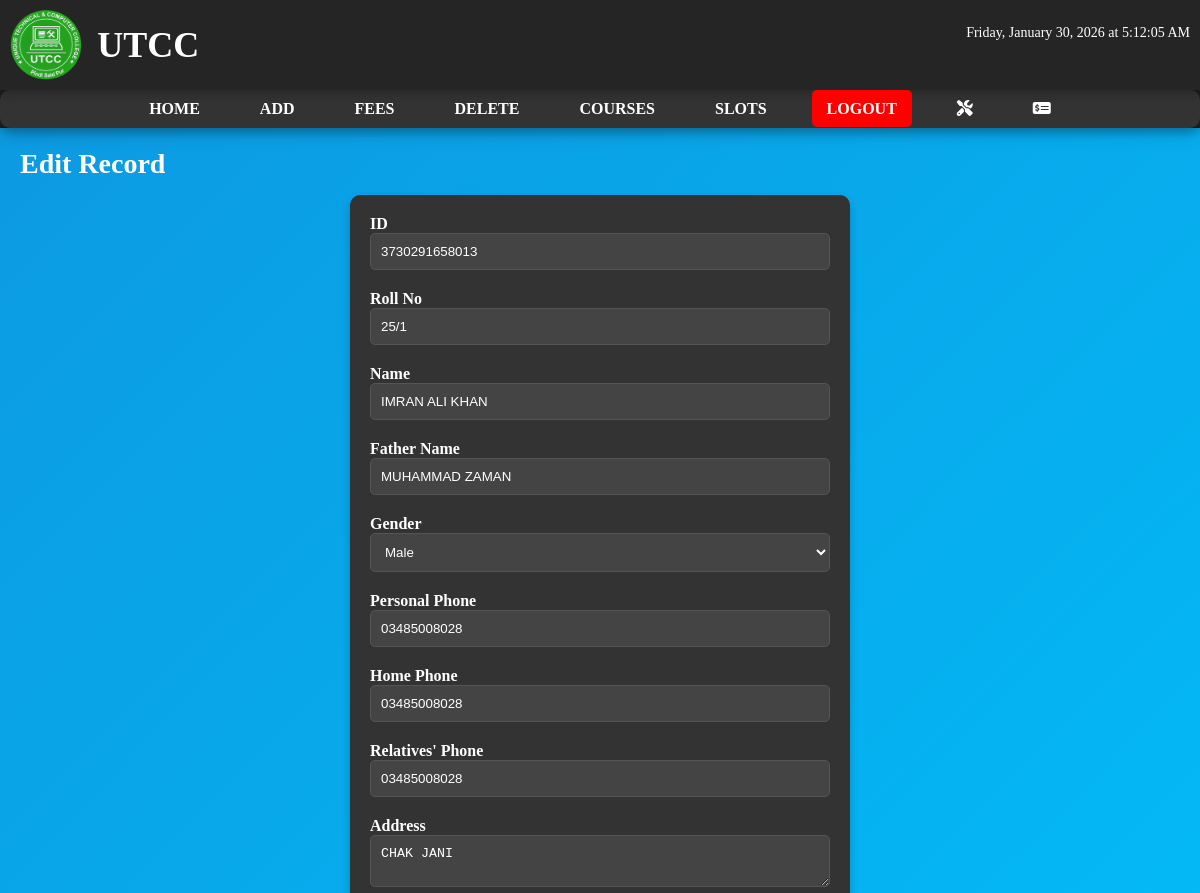
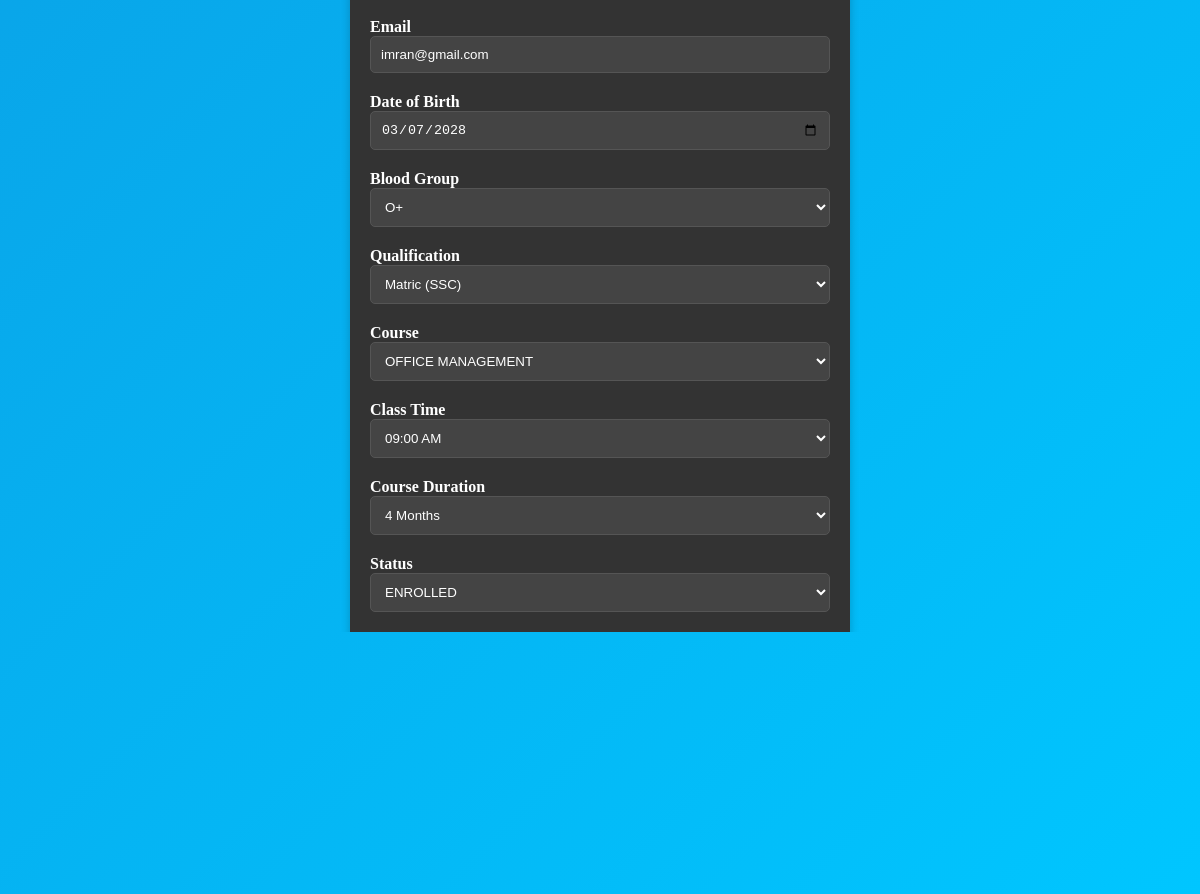
The app's page /edit.php?id=25/1 (signed in) with its own data (2 pictures, top to bottom).
### tables this page shows
CREATE TABLE `student_info` (
  `roll_no` varchar(10) NOT NULL,
  `name` varchar(100) NOT NULL,
  `father_name` varchar(100) NOT NULL,
  `id` varchar(20) DEFAULT NULL,
  `gender` enum('Male','Female','Other') DEFAULT NULL,
  `phone_personal` varchar(15) DEFAULT NULL,
  `phone_home` varchar(15) DEFAULT NULL,
  `phone_relatives` varchar(15) DEFAULT NULL,
  `address` text DEFAULT NULL,
  `email` varchar(100) DEFAULT NULL,
  `date_of_birth` date DEFAULT NULL,
  `pic` varchar(400) DEFAULT NULL,
  `fingerprint` blob DEFAULT NULL,
  `submitted_fees` decimal(10,2) DEFAULT NULL,
  `discounted_fees` decimal(10,2) DEFAULT NULL,
  `admission_date` timestamp NOT NULL DEFAULT current_timestamp(),
  `blood_group_id` int(11) DEFAULT NULL,
  `qualification_id` int(11) DEFAULT NULL,
  `course_id` int(11) DEFAULT NULL,
  `class_time_id` int(11) DEFAULT NULL,
  `course_duration_id` int(11) DEFAULT NULL,
  `status_id` int(11) NOT NULL,
  `RemainingFees` decimal(10,2) DEFAULT 0.00,
  PRIMARY KEY (`roll_no`),
  UNIQUE KEY `id` (`id`),
  KEY `fk_blood_group` (`blood_group_id`),
  KEY `fk_qualification` (`qualification_id`),
  KEY `fk_course` (`course_id`),
  KEY `fk_class_time` (`class_time_id`),
  KEY `fk_course_duration` (`course_duration_id`),
  KEY `fk_status` (`status_id`),
  CONSTRAINT `fk_blood_group` FOREIGN KEY (`blood_group_id`) REFERENCES `blood_groups` (`id`),
  CONSTRAINT `fk_class_time` FOREIGN KEY (`class_time_id`) REFERENCES `class_times` (`id`),
  CONSTRAINT `fk_course` FOREIGN KEY (`course_id`) REFERENCES `courses` (`id`),
  CONSTRAINT `fk_course_duration` FOREIGN KEY (`course_duration_id`) REFERENCES `course_durations` (`id`),
  CONSTRAINT `fk_qualification` FOREIGN KEY (`qualification_id`) REFERENCES `qualifications` (`id`),
  CONSTRAINT `fk_status` FOREIGN KEY (`status_id`) REFERENCES `status` (`status_id`)
);

### edit.php (the view, shortened to what this page needs)
<?php
include 'header.php';
?>
<div id="main-content">
    <h2>Edit Record</h2>
    <?php
        include 'db_connection.php';
    $stu_roll_no = $_GET['id'];
        $sql = "SELECT student_info.*, courses.name AS CourseName, class_times.time_slot AS ClassTime,
                       blood_groups.type AS BloodGroup, qualifications.name AS Qualification,
                       course_durations.duration_length AS CourseDuration, status.status_name AS Status
                FROM student_info
                LEFT JOIN courses ON student_info.course_id = courses.id
                LEFT JOIN class_times ON student_info.class_time_id = class_times.id
                LEFT JOIN blood_groups ON student_info.blood_group_id = blood_groups.id
                LEFT JOIN qualifications ON student_info.qualification_id = qualifications.id
                LEFT JOIN course_durations ON student_info.course_duration_id = course_durations.id
                LEFT JOIN status ON student_info.status_id = status.status_id
                WHERE roll_no = '$stu_roll_no'";
        $result = mysqli_query($conn, $sql) or die("Query Unsuccessful.");
        if (mysqli_num_rows($result) > 0) {
            while ($row = mysqli_fetch_assoc($result)) {
                ?>
                <form class="post-form" action="updatedata.php" method="post" enctype="multipart/form-data">
                    <div class="form-group">
                        <label for="id">ID</label>
                        <input type="text" name="id" value="<?php echo $row['id']; ?>" readonly/>
                    </div>
                    <div class="form-group">
                        <label for="roll_no">Roll No</label>
                        <input type="text" name="roll_no" value="<?php echo $row['roll_no']; ?>" readonly/>
                    </div>
                    <div class="form-group">
                        <label for="name">Name</label>
                        <input type="text" name="name" value="<?php echo $row['name']; ?>" />
                    </div>
                    <div class="form-group">
                        <label for="father_name">Father Name</label>
                        <input type="text" name="father_name" value="<?php echo $row['father_name']; ?>" />
                    </div>
                    <div class="form-group">
                        <label for="gender">Gender</label>
                        <select name="gender">
                            <option value="Male" <?php echo ($row['gender'] == 'Male') ? "selected" : ""; ?>>Male</option>
                        </select>
                    </div>
                    <div class="form-group">
                        <label for="phone_personal">Personal Phone</label>
                        <input type="text" name="phone_personal" value="<?php echo $row['phone_personal']; ?>" />
                    </div>
                    <div class="form-group">
                        <label for="phone_home">Home Phone</label>
                        <input type="text" name="phone_home" value="<?php echo $row['phone_home']; ?>" />
                    </div>
                    <div class="form-group">
                        <label for="phone_relatives">Relatives' Phone</label>
                        <input type="text" name="phone_relatives" value="<?php echo $row['phone_relatives']; ?>" />
                    </div>
                    <div class="form-group">
                        <label for="address">Address</label>
                        <textarea name="address"><?php echo $row['address']; ?></textarea>
                    </div>
                    <div class="form-group">
                        <label for="email">Email</label>
                        <input type="email" name="email" value="<?php echo $row['email']; ?>" />
                    </div>
                    <div class="form-group">
                        <label for="date_of_birth">Date of Birth</label>
                        <input type="date" name="date_of_birth" value="<?php echo $row['date_of_birth']; ?>" />
                    </div>
                    <div class="form-group">
                        <label for="blood_group_id">Blood Group</label>
                        <?php
                        $sql_bg = "SELECT * FROM blood_groups";
                        $result_bg = mysqli_query($conn, $sql_bg) or die("Query Unsuccessful.");
                        if (mysqli_num_rows($result_bg) > 0) {
                            echo "<select name='blood_group_id'>";
                            while ($row_bg = mysqli_fetch_assoc($result_bg)) {
                                $selected = ($row['blood_group_id'] == $row_bg['id']) ? "selected" : "";
                                echo "<option {$selected} value='{$row_bg['id']}'>{$row_bg['type']}</option>";
                            }
                            echo "</select>";
                        }
                        ?>
                    </div>
                    <div class="form-group">
                        <label for="qualification_id">Qualification</label>
                        <?php
                        $sql_qual = "SELECT * FROM qualifications";
                        $result_qual = mysqli_query($conn, $sql_qual) or die("Query Unsuccessful.");
                        if (mysqli_num_rows($result_qual) > 0) {
                            echo "<select name='qualification_id'>";
                            while ($row_qual = mysqli_fetch_assoc($result_qual)) {
                                $selected = ($row['qualification_id'] == $row_qual['id']) ? "selected" : "";
                                echo "<option {$selected} value='{$row_qual['id']}'>{$row_qual['name']}</option>";
                            }
                            echo "</select>";
                        }
                        ?>
                    </div>
                    <div class="form-group">
                        <label for="course_id">Course</label>
                        <?php
                        $sql_course = "SELECT * FROM courses";
                        $result_course = mysqli_query($conn, $sql_course) or die("Query Unsuccessful.");
                        if (mysqli_num_rows($result_course) > 0) {
                            echo "<select name='course_id'>";
                            while ($row_course = mysqli_fetch_assoc($result_course)) {
                                $selected = ($row['course_id'] == $row_course['id']) ? "selected" : "";
                                echo "<option {$selected} value='{$row_course['id']}'>{$row_course['name']}</option>";
                            }
                            echo "</select>";
                        }
                        ?>
                    </div>
                    <div class="form-group">
                        <label for="class_time_id">Class Time</label>
                        <?php
                        $sql_class_time = "SELECT * FROM class_times";
                        $result_class_time = mysqli_query($conn, $sql_class_time) or die("Query Unsuccessful.");
                        if (mysqli_num_rows($result_class_time) > 0) {
                            echo "<select name='class_time_id'>";
                            while ($row_class_time = mysqli_fetch_assoc($result_class_time)) {
                                $selected = ($row['class_time_id'] == $row_class_time['id']) ? "selected" : "";
                                echo "<option {$selected} value='{$row_class_time['id']}'>{$row_class_time['time_slot']}</option>";
                            }
                            echo "</select>";
                        }
                        ?>
                    </div>
                    <div class="form-group">
                        <label for="course_duration_id">Course Duration</label>
                        <?php
                        $sql_course_duration = "SELECT * FROM course_durations";
                        $result_course_duration = mysqli_query($conn, $sql_course_duration) or die("Query Unsuccessful.");
                        if (mysqli_num_rows($result_course_duration) > 0) {
                            echo "<select name='course_duration_id'>";
                            while ($row_course_duration = mysqli_fetch_assoc($result_course_duration)) {
                                $selected = ($row['course_duration_id'] == $row_course_duration['id']) ? "selected" : "";
                                echo "<option {$selected} value='{$row_course_duration['id']}'>{$row_course_duration['duration_length']}</option>";
                            }
                            echo "</select>";
                        }
                        ?>
                    </div>
                    <div class="form-group">
                        <label for="status_id">Status</label>
                        <?php
                        $sql_status = "SELECT * FROM status";
                        $result_status = mysqli_query($conn, $sql_status) or die("Query Unsuccessful.");
                        if (mysqli_num_rows($result_status) > 0) {
                            echo "<select name='status_id'>";
                            while ($row_status = mysqli_fetch_assoc($result_status)) {
                                $selected = ($row['status_id'] == $row_status['status_id']) ? "selected" : "";
                                echo "<option {$selected} value='{$row_status['status_id']}'>{$row_status['status_name']}</option>";
                            }
                            echo "</select>";
                        }
                        ?>
                    </div>
                    <div class="form-group">
                        <label for="picture">Picture</label>
                        <input type="file" name="picture" />
                        <?php if (!empty($row['pic'])): ?>
                            <img src="<?php echo $row['pic']; ?>" alt="Student Picture" class="td-img" width=100 height=100>
                        <?php endif; ?>
                    </div>
                    <input class="submit" type="submit" value="Update" />
                </form>
                <?php
            }
    }
    ?>
</div>
</body>
</html>

### style1.css (style rules this page uses)
* { margin: 0; padding: 0; box-sizing: border-box; }
body { background: linear-gradient(135deg, #0d98e0, #00c6ff); background-attachment: fixed; color: #fff; transition: background 0.5s; overflow-x: hidden; font-family: calibri; }
#main-content { padding: 20px; }
#main-content h2 { font-size: 28px; text-transform: capitalize; margin-bottom: 15px; }
#main-content .post-form { max-width: 500px; margin: 0 auto; padding: 20px; background-color: #333; border-radius: 10px; box-shadow: 0 5px 10px rgba(0, 0, 0, 0.2); transition: transform 0.2s ease; }
#main-content .post-form .form-group { margin-bottom: 20px; }
#main-content .post-form .form-group label { font-weight: 600; }
#main-content .post-form input, #main-content .post-form select, #main-content .post-form textarea { width: 100%; padding: 10px; border: 1px solid #555; border-radius: 5px; background-color: #444; color: #fff; transition: border-color 0.3s ease, color 0.3s ease; }

### records on screen
student_info: id "3730291658013", roll_no "25/1", name "IMRAN ALI KHAN", father_name "MUHAMMAD ZAMAN", gender "Male", phone_personal "03485008028", phone_home "03485008028", phone_relatives "03485008028", address "CHAK JANI", email "imran@gmail.com", date_of_birth "03/07/2028", pic (picture)

### other values on screen
form field blood_group_id "O+"
form field qualification_id "Matric (SSC)"
form field course_id "OFFICE MANAGEMENT"
form field class_time_id "09:00 AM"
form field course_duration_id "4 Months"
form field status_id "ENROLLED"
